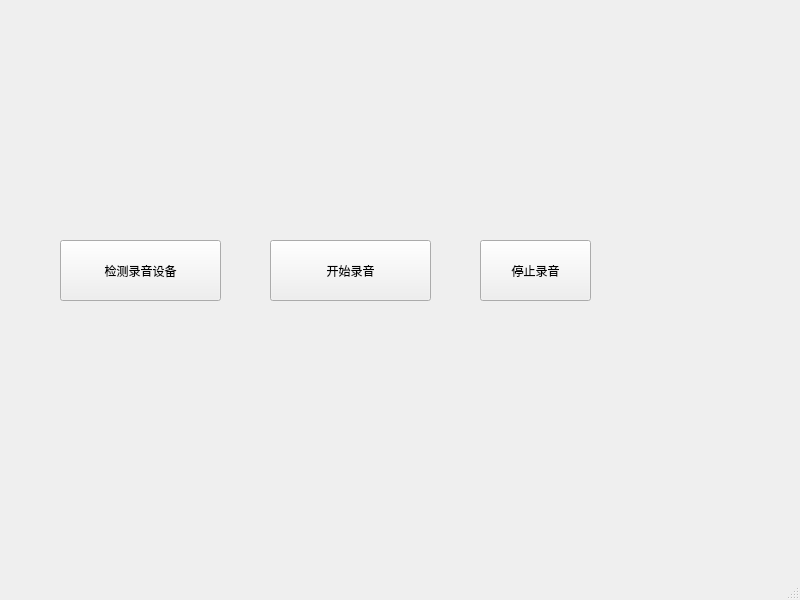
<?xml version="1.0" encoding="UTF-8"?>
<ui version="4.0">
 <class>MainWindow</class>
 <widget class="QMainWindow" name="MainWindow">
  <property name="geometry">
   <rect>
    <x>0</x>
    <y>0</y>
    <width>800</width>
    <height>600</height>
   </rect>
  </property>
  <property name="windowTitle">
   <string>MainWindow</string>
  </property>
  <widget class="QWidget" name="centralwidget">
   <widget class="QPushButton" name="toMemory">
    <property name="geometry">
     <rect>
      <x>270</x>
      <y>240</y>
      <width>161</width>
      <height>61</height>
     </rect>
    </property>
    <property name="text">
     <string>开始录音</string>
    </property>
   </widget>
   <widget class="QPushButton" name="checkInputDevice">
    <property name="geometry">
     <rect>
      <x>60</x>
      <y>240</y>
      <width>161</width>
      <height>61</height>
     </rect>
    </property>
    <property name="text">
     <string>检测录音设备</string>
    </property>
   </widget>
   <widget class="QPushButton" name="stopRecord">
    <property name="geometry">
     <rect>
      <x>480</x>
      <y>240</y>
      <width>111</width>
      <height>61</height>
     </rect>
    </property>
    <property name="text">
     <string>停止录音</string>
    </property>
   </widget>
  </widget>
  <widget class="QMenuBar" name="menubar">
   <property name="geometry">
    <rect>
     <x>0</x>
     <y>0</y>
     <width>800</width>
     <height>28</height>
    </rect>
   </property>
  </widget>
  <widget class="QStatusBar" name="statusbar"/>
 </widget>
 <resources/>
 <connections/>
</ui>
